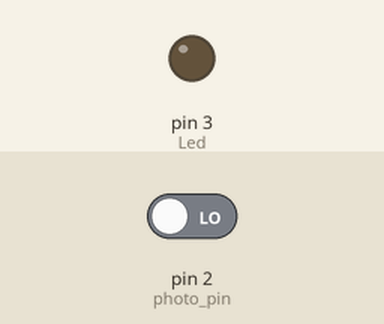
Simulated run of this sketch. Board: Arduino Uno, built with avr-gcc and run on an emulated ATmega328P. On the bench: output pins drawn as LEDs (lit = HIGH). The test bench sets the inputs (shaded band); at power-on: pin 2 (photo_pin) LOW.

Above: at 1.2 s.
1.3 s: pin 2 (photo_pin) driven HIGH
At 2.3 s:
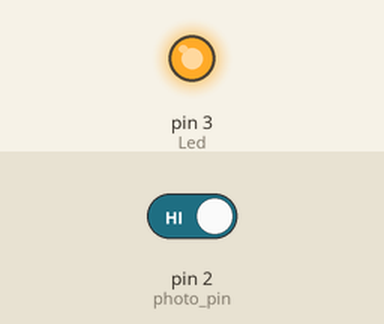
2.8 s: pin 2 (photo_pin) driven LOW
At 3.4 s:
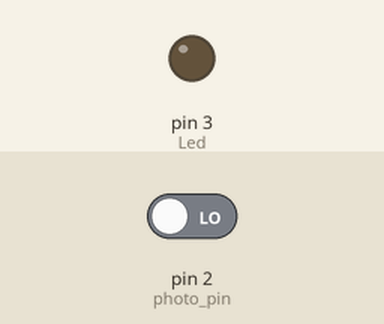
Timing chart, 0 to 5.8 s (numbered marks = the images above; inputs shaded):
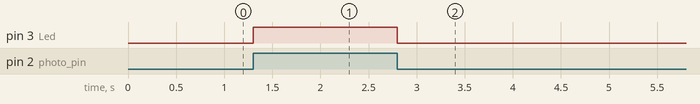

The sketch:

photo_interrupt_sensor.ino
```cpp
// Example code for KY-010
// photo interrupter module

int photo_pin = 2; // define the photo interrupter sensor interface
int Led = 3 ;// define LED Interface
int val ;// define numeric variables val
void setup ()
{
  pinMode (Led, OUTPUT) ;// define LED as output interface
  pinMode (photo_pin, INPUT) ;// define the photo interrupter sensor output interface
}
void loop ()
{
  val = digitalRead (photo_pin) ;// digital interface will be assigned a value of 3 to read val
  if (val == HIGH) // When the light sensor detects a signal is interrupted, LED flashes
  {
    digitalWrite (Led, HIGH);
  }
  else
  {
    digitalWrite (Led, LOW);
  }
}
```

Measured:
- after the input at 1.3 s, pin 3 (Led): LOW → HIGH at once
- after the input at 2.8 s, pin 3 (Led): HIGH → LOW at once
